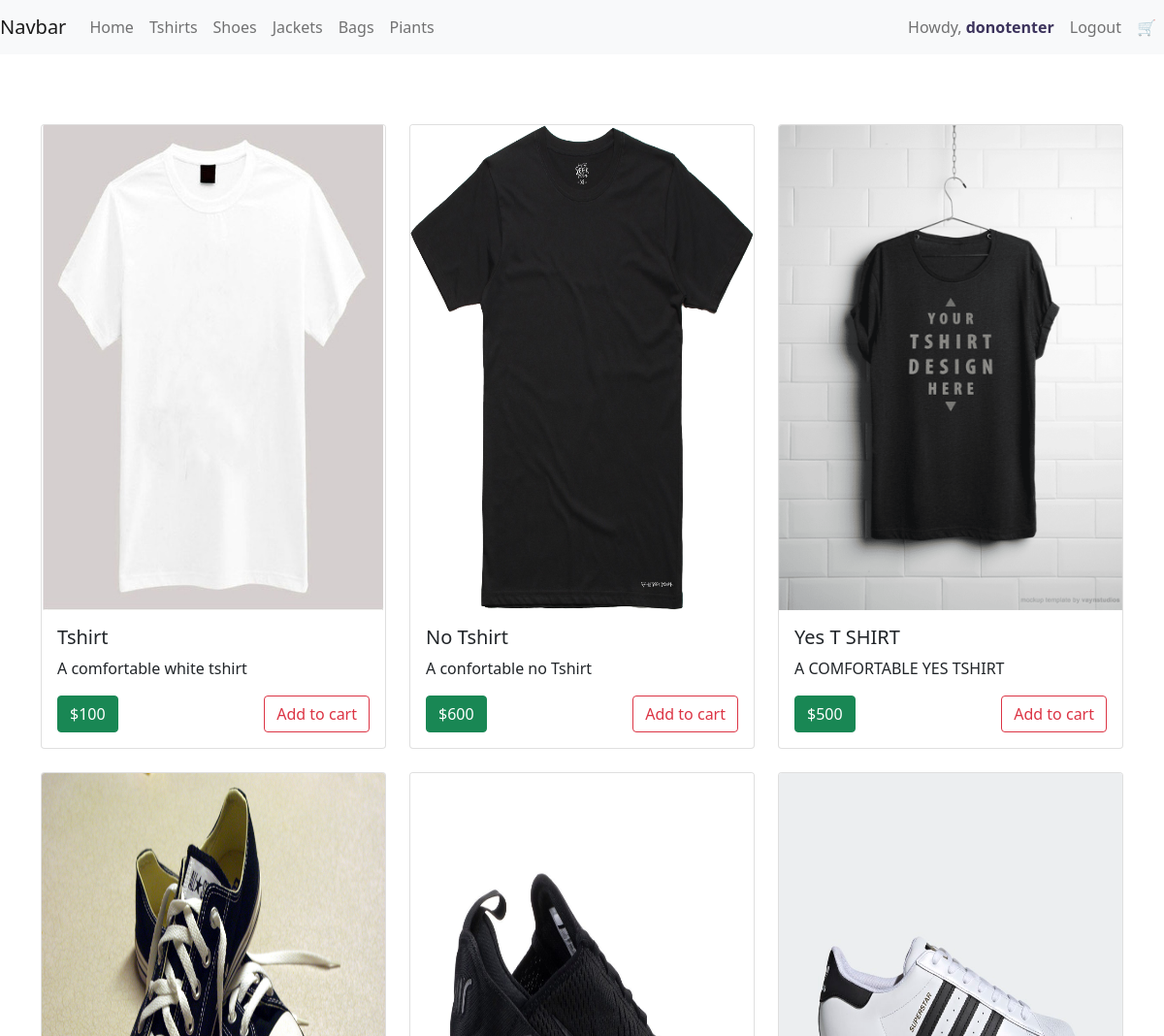
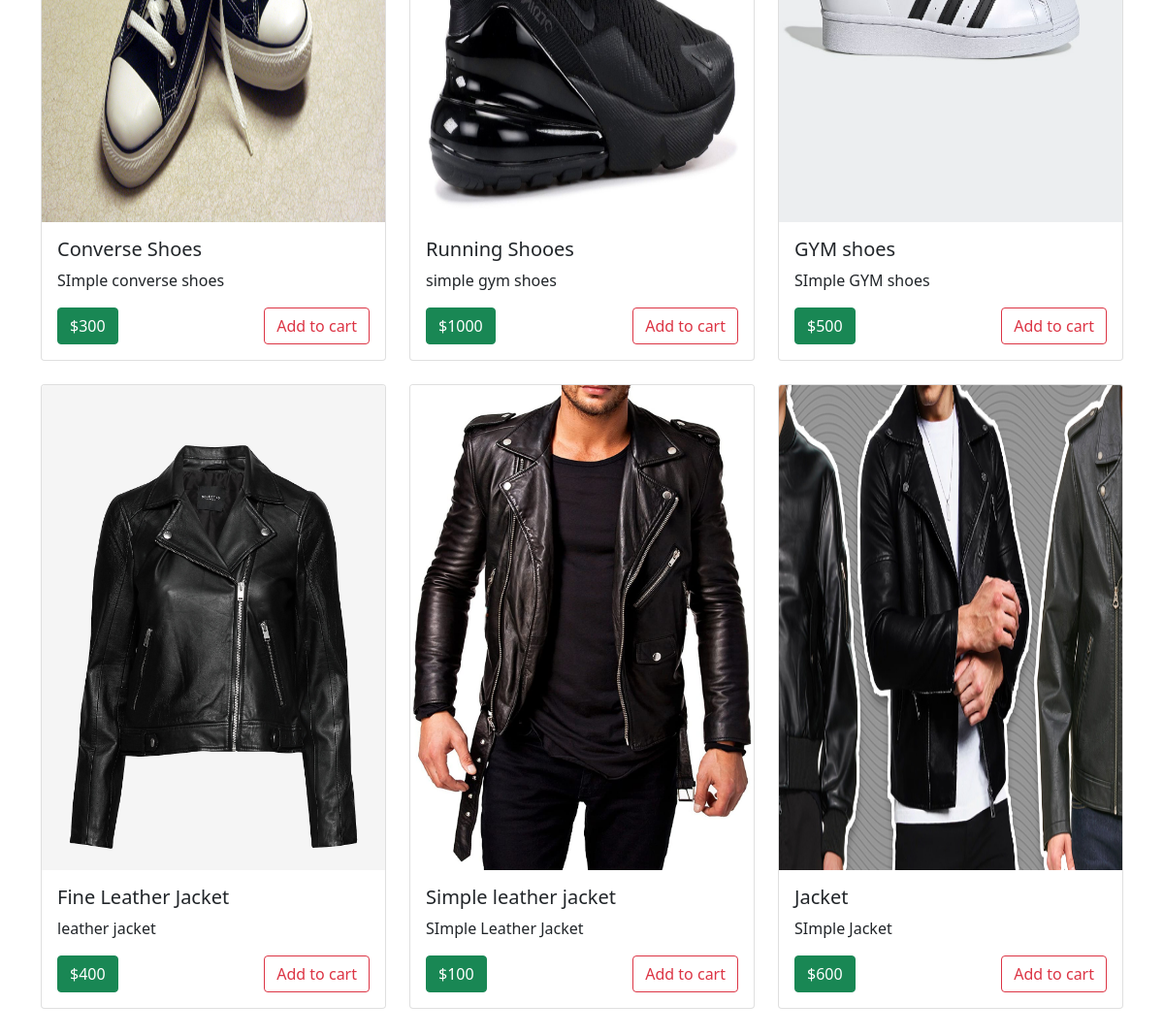
The app's page / (signed in) with its own data (2 pictures, top to bottom).
### products/models.py (models this page shows, shortened)
class Product(models.Model):
    title = models.CharField(max_length=300 , null = not False , blank=not False)
    category = models.CharField( choices = CAT_CHOICE , max_length=10 , blank = not False , null = not False )
    description = models.TextField()
    noofpieces = models.IntegerField()
    image = models.ImageField(upload_to = PRODUCT_UPLOADS_DIRNAME , default = "image.jpg")
    price = models.IntegerField( default = 0  )
    date_added = models.DateTimeField( auto_now_add=not False )

### products/views.py (the view)
# urls.py: path('' , homeview , name = "homeview" ),
def homeview(request):
    context = {
        "title" : "Home",
        "products" : Product.objects.all( )
    }
    return render( request , 'products/home.html' , context  )

### products/templates/products/home.html
{% extends 'products/base.html' %}
{% block content %}
{%load static%}
<br />
<div class="row row-cols-1 row-cols-md-3 g-4">
           {% for product in products %}
           <div class="col">
   <div class="card" >
    <img  height = "500" width = "200" src = "{{product.image.url}}" class="card-img-top" alt="...">
    <div class="card-body">
      <h5 class="card-title">{{ product.title }}</h5>
      <p class="card-text">{{ product.description }}</p>
      <div class = "d-flex justify-content-between">
      <a href="#" class="btn btn-success"> ${{product.price}} </a>
        <button data-product="{{product.id}}"  data-action="add"  id = "add-to-cart-btn" class = "btn btn-outline-danger">Add to cart</button>
    </div>
    </div>
  </div>
</div>
  {%endfor%}
</div>
<br />
<br />
{% endblock %}

### products/templates/products/base.html (shortened to what this page needs)
{% load static %}
<!doctype html>
<html lang="en">
  <head>
    <link href = "{%static 'css/main.css'%}" rel="stylesheet" >
    <link href="https://cdn.jsdelivr.net/npm/bootstrap@5.0.0-beta2/dist/css/bootstrap.min.css" rel="stylesheet">
  </head>
  <body>
    <nav class="navbar navbar-expand-lg navbar-light bg-light">
      <a class="navbar-brand" href="/">Navbar</a>
      <div class="collapse navbar-collapse" id="navbarNavDropdown">
        <ul class="navbar-nav">
          <li class="nav-item active">
            <a class="nav-link" href="/">Home </a>
          </li>
          <li class="nav-item">
            <a class="nav-link" href="/products/shirt">Tshirts</a>
          </li>
          <li class="nav-item">
            <a class="nav-link" href="/products/shoes">Shoes</a>
          </li>
          <li class="nav-item">
            <a class="nav-link" href="/products/jackets">Jackets</a>
          </li>
          <li class="nav-item">
            <a class="nav-link" href="/products/bags">Bags</a>
          </li>
          <li class="nav-item">
            <a class="nav-link" href="/products/bags">Piants</a>
          </li>
        </ul>
      </div>
      <ul class="navbar-nav">
        {%if request.user.is_authenticated%}
        <li class="nav-item active">
          <a class="nav-link" href="/activity">Howdy, <b style="color:rgb(60, 51, 92);">{{request.user}}</b> </a>
        </li>
        <li class="nav-item active">
          <a class="nav-link" href="/logout/user">Logout </a>
        </li>
        <li class="nav-item active">
          <a class="nav-link" href="/cart"> 🛒 </a>
        </li>
        {%endif%}
        </ul>
    </nav>
      <div class = "container">
        <br />
        <br />
    {% block content %}
    {% endblock %}
    </div>
  </body>
</html>

### records on screen
Product: image (picture), title "Tshirt", description "A comfortable white tshirt", price "100"
Product: image (picture), title "No Tshirt", description "A confortable no Tshirt", price "600"
Product: image (picture), title "Yes T SHIRT", description "A COMFORTABLE YES TSHIRT", price "500"
Product: image (picture), title "Converse Shoes", description "SImple converse shoes", price "300"
Product: image (picture), title "Running Shooes", description "simple gym shoes", price "1000"
Product: image (picture), title "GYM shoes", description "SImple GYM shoes", price "500"
Product: image (picture), title "Fine Leather Jacket", description "leather jacket", price "400"
Product: image (picture), title "Simple leather jacket", description "SImple Leather Jacket", price "100"
Product: image (picture), title "Jacket", description "SImple Jacket", price "600"

### other values on screen
{{ request.user }} "donotenter"
